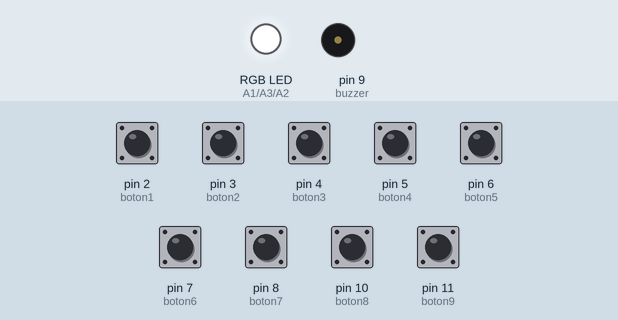
Simulated run of this sketch. Board: Arduino Uno, built with avr-gcc and run on an emulated ATmega328P. Shown: an RGB LED mixed from three pins (HIGH = lit), buzzer (waves = sounding). Inputs (shaded band) come from the test bench; at power-on: pin 2 (boton1), pin 3 (boton2), pin 4 (boton3), pin 5 (boton4), pin 6 (boton5), pin 7 (boton6), pin 8 (boton7), pin 10 (boton8), pin 11 (boton9) LOW. Random numbers use the default seed unless the sketch sets one.

Above: at 1.2 s.
1.3 s: pin 2 (boton1) pulled HIGH for 0.15 s
At 1.42 s:
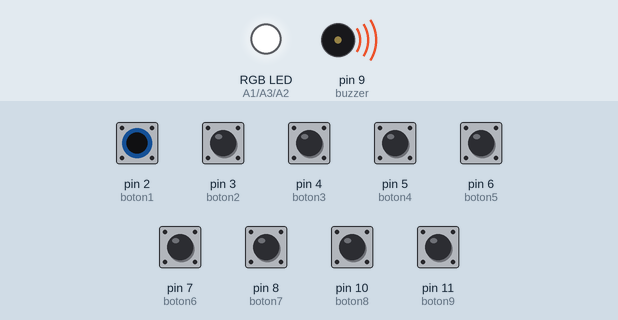
4.3 s: pin 3 (boton2) pulled HIGH for 0.15 s
At 5.3 s:
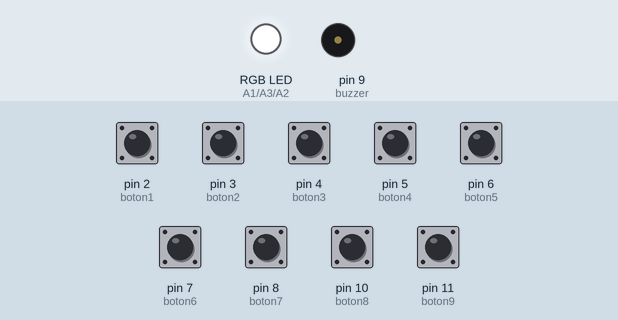
Timing chart, 0 to 11.0 s (numbered marks = the images above; inputs shaded):
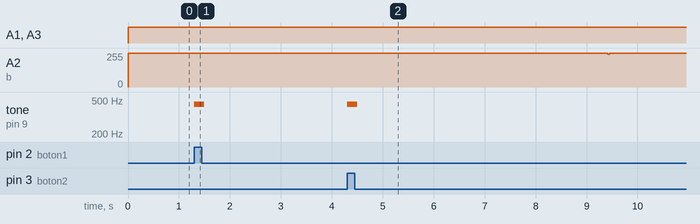

The sketch:

Proyecto_Ver_1.ino
```cpp
int boton1 = 2;
int boton2 = 3;
int boton3 = 4;
int boton4 = 5;
int boton5 = 6;
int boton6 = 7;
int boton7 = 8;
int boton8 = 10;
int boton9 = 11;

int doNota = 0;
int reNota = 0;
int miNota = 0;
int faNota = 0;
int solNota = 0;
int laNota = 0;
int siNota = 0;
int DoNota = 0;
int SiNota = 0;

int r = A1;
int b = A2;
int g = A3;

int buzzer = 9;
void setup() {
  Serial.begin(9600);
  pinMode(boton1, INPUT);
  pinMode(boton2, INPUT);
  pinMode(boton3, INPUT);
  pinMode(boton4, INPUT);
  pinMode(boton5, INPUT);
  pinMode(boton6, INPUT);
  pinMode(boton7, INPUT);
  pinMode(boton8, INPUT);
  pinMode(boton9, INPUT);

  pinMode(r, OUTPUT);
  pinMode(g, OUTPUT);
  pinMode(b, OUTPUT);

  pinMode(buzzer, OUTPUT);
}

void loop() {
  digitalWrite(r, random(0, 250));
  digitalWrite(g, random(0, 250));
  digitalWrite(b, random(0, 250));

  if (digitalRead(boton1) == HIGH) {
    doNota = true;
    tone(buzzer,446);
    delay(200);
  }
  if (digitalRead(boton1) == LOW) {
    doNota = false;
    noTone(buzzer);
  }
  if (digitalRead(boton2) == HIGH) {
    reNota = true;
    tone(buzzer,446);
    delay(200);
  }
  if (digitalRead(boton2) == LOW) {
    reNota = false;
    noTone(buzzer);
  }
    if (digitalRead(boton3) == HIGH) {
    miNota = true;
    tone(buzzer,446);
    delay(200);
  }
  if (digitalRead(boton3) == LOW) {
    miNota = false;
    noTone(buzzer);
  }
    if (digitalRead(boton4) == HIGH) {
    faNota = true;
    tone(buzzer,446);
    delay(200);
  }
  if (digitalRead(boton4) == LOW) {
    faNota = false;
    noTone(buzzer);
  }
    if (digitalRead(boton5) == HIGH) {
    solNota = true;
    tone(buzzer,446);
    delay(200);
  }
  if (digitalRead(boton5) == LOW) {
    solNota = false;
    noTone(buzzer);
  }
    if (digitalRead(boton6) == HIGH) {
    laNota = true;
    tone(buzzer,446);
    delay(200);
  }
  if (digitalRead(boton6) == LOW) {
    laNota = false;
    noTone(buzzer);
  }
    if (digitalRead(boton7) == HIGH) {
    siNota = true;
    tone(buzzer,446);
    delay(200);
  }
  if (digitalRead(boton7) == LOW) {
    siNota = false;
    noTone(buzzer);
  }
    if (digitalRead(boton8) == HIGH) {
    DoNota = true;
    tone(buzzer,446);
    delay(200);
  }
  if (digitalRead(boton8) == LOW) {
    DoNota = false;
    noTone(buzzer);

  }
    if (digitalRead(boton9) == HIGH) {
    SiNota = true;
    tone(buzzer,446);
    delay(200);
  }
  if (digitalRead(boton9) == LOW) {
    SiNota = false;
    noTone(buzzer);

  }
  /*
    si se pulsa un boton especial se le añade 1 a una variable. Se vambia el valor de los leds, o .... que vaya grabando unas notas
    Boton: elegir modo manual, modo automatico, modo programador, cambiar valor de los leds.... etc.
  */
}
```

Measured:
- after the input at 1.3 s, tone on pin 9 (buzzer): silent → 446 Hz at once, → silent 0.20 s later
- after the input at 4.3 s, tone on pin 9 (buzzer): silent → 446 Hz at once, → silent 0.20 s later
